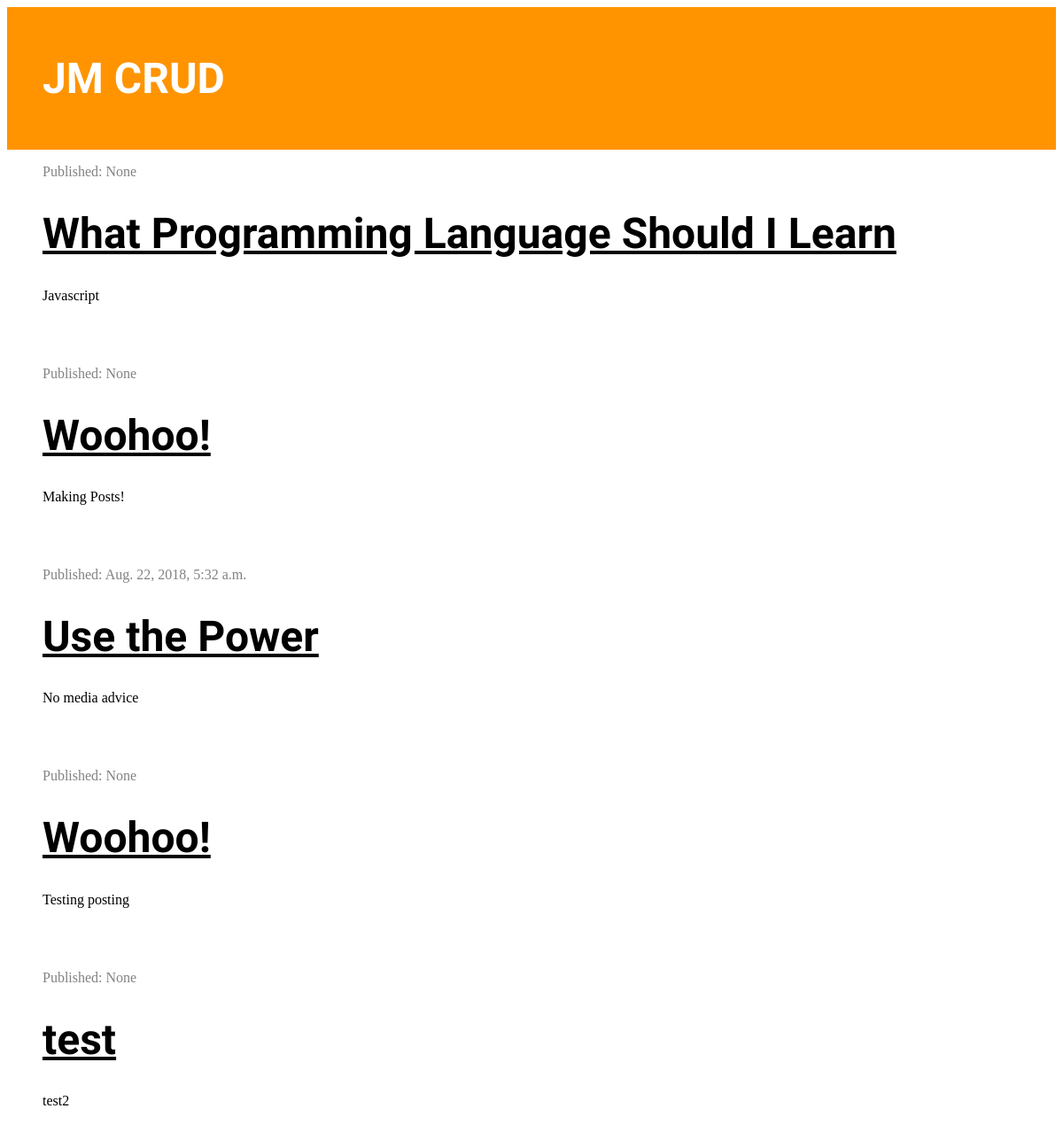
The app's page /, older data.
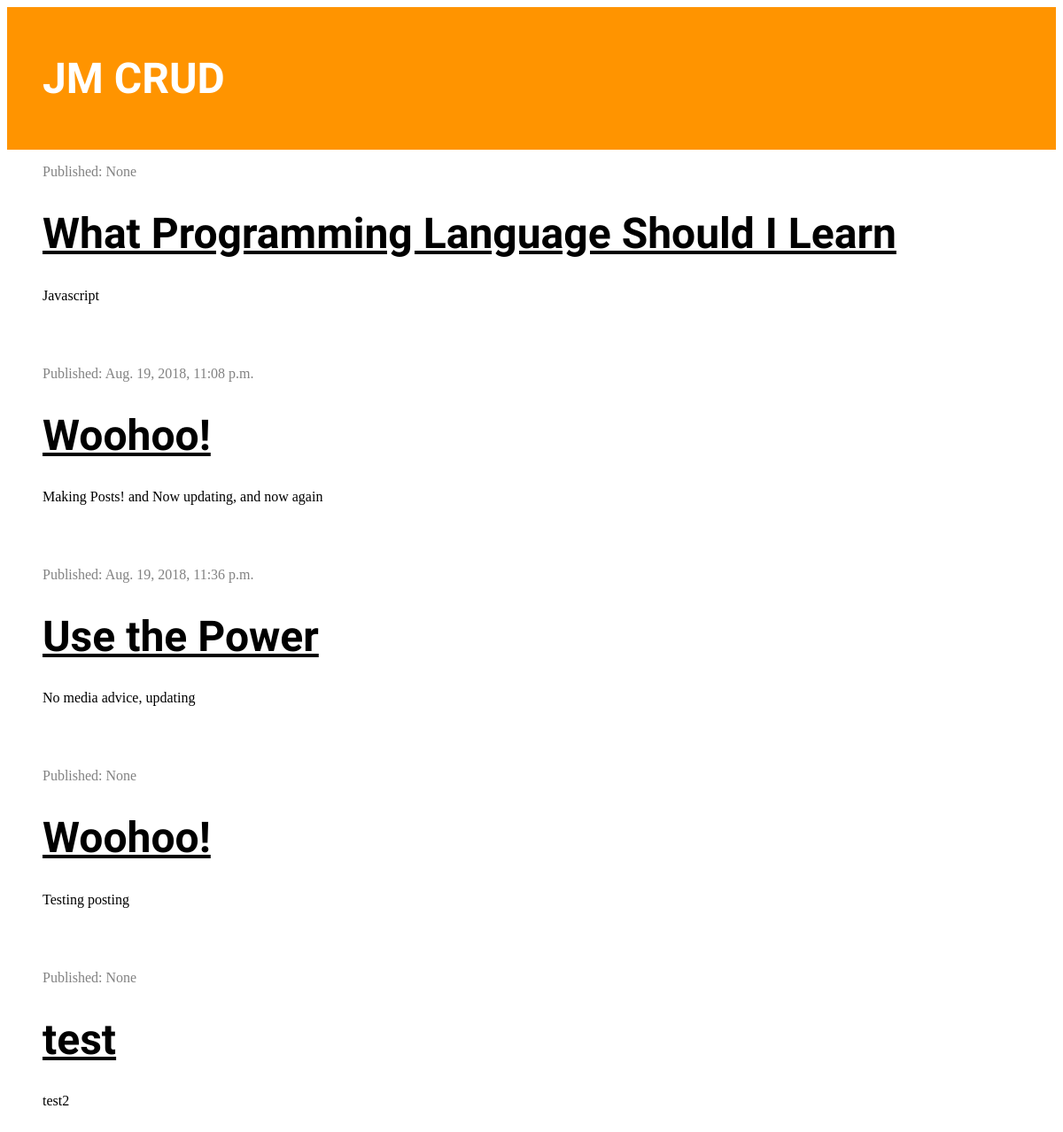
The same page, newer data.
### blog/models.py (models this page shows, shortened)
class Post(models.Model):
    author = models.ForeignKey('auth.User', on_delete=models.CASCADE)
    title = models.CharField(max_length=200)
    text = models.TextField()
    created_date = models.DateTimeField(default=timezone.now)
    published_date = models.DateTimeField(blank=True, null=True)

### blog/views.py (the view)
# urls.py: path('', views.post_list, name='post_list'),
def post_list(request):
    posts = Post.objects.all()
    stuff_for_frontend = {'posts': posts}
    return render(request, 'blog/post_list.html', stuff_for_frontend)

### blog/templates/blog/post_list.html
{% extends 'blog/base.html' %}
{% block content %}
      {% for post in posts %}
        <div class="post">
          <div class="date">
            <p>Published: {{post.published_date }}</p>
          </div>
            <h1><a href="{% url 'post_detail' pk=post.pk %}">{{ post.title }}</a></h1>
            <p>{{ post.text|linebreaksbr }}</p>
        </div>
      {% endfor %}
{% endblock %}

### blog/templates/blog/base.html (shortened to what this page needs)
{% load staticfiles %}
<!DOCTYPE html>
<html>
  <head>
    <link href="https://stackpath.bootstrapcdn.com/bootstrap/4.1.3/js/bootstrap.min.js" rel="stylesheet">
    <link rel="stylesheet" href="{% static 'css/blog.css' %}">
    <link rel="stylesheet" href="https://use.fontawesome.com/releases/v5.2.0/css/all.css">
  </head>
  <body>
    <div class="page-header">
        <h1><a href="{% url "post_list" %}">JM CRUD</a></h1>
    </div>
  <div class="content container">
    <div class="row">
      <div class="col-md-8">
          {% block content %}
          {% endblock %}
    </div>
    </div>
  </div>
  </body>
</html>

### blog/static/css/blog.css (style rules this page uses)
.page-header { background-color: #ff9400; margin-top: 0; padding: 20px 20px 20px 40px; }
.page-header h1, .page-header h1 a { color: #ffffff; font-size: 36pt; text-decoration: none; }
.content { margin-left: 40px; }
h1, h2, h3, h4 { font-family: 'Tangerine', 'Inconsolata', 'Droid Sans', serif; font-size: 48px; }
.date { color: #828282; }
.post { margin-bottom: 70px; }
.post h1 a { color: #000000; }

Row changes from the older to the newer data that the page shows:
changed Post: published_date "None" → "Aug. 19, 2018, 11:08 p.m."; text "Making Posts!" → "Making Posts! and Now updating, and now again"
changed Post "Use the Power": published_date "Aug. 22, 2018, 5:32 a.m." → "Aug. 19, 2018, 11:36 p.m."; text "No media advice" → "No media advice, updating"
